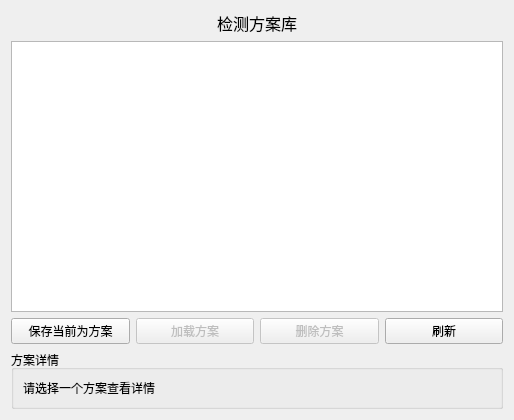
<?xml version="1.0" encoding="UTF-8"?>
<ui version="4.0">
 <class>ProfileTabWidget</class>
 <widget class="QWidget" name="ProfileTabWidget">
  <property name="geometry">
   <rect>
    <x>0</x>
    <y>0</y>
    <width>514</width>
    <height>420</height>
   </rect>
  </property>
  <layout class="QVBoxLayout" name="verticalLayout">
   <item>
    <widget class="QLabel" name="label_title">
     <property name="text">
      <string>检测方案库</string>
     </property>
     <property name="font">
      <font>
       <pointsize>12</pointsize>
       <weight>700</weight>
      </font>
     </property>
     <property name="alignment">
      <set>Qt::AlignmentFlag::AlignCenter</set>
     </property>
    </widget>
   </item>
   <item>
    <widget class="QListWidget" name="listWidget_profiles">
     <property name="minimumSize">
      <size>
       <width>0</width>
       <height>160</height>
      </size>
     </property>
     <property name="selectionMode">
      <enum>QAbstractItemView::SelectionMode::SingleSelection</enum>
     </property>
    </widget>
   </item>
   <item>
    <layout class="QHBoxLayout" name="horizontalLayout_buttons">
     <item>
      <widget class="QPushButton" name="btn_saveProfile">
       <property name="text">
        <string>保存当前为方案</string>
       </property>
      </widget>
     </item>
     <item>
      <widget class="QPushButton" name="btn_loadProfile">
       <property name="text">
        <string>加载方案</string>
       </property>
       <property name="enabled">
        <bool>false</bool>
       </property>
      </widget>
     </item>
     <item>
      <widget class="QPushButton" name="btn_deleteProfile">
       <property name="text">
        <string>删除方案</string>
       </property>
       <property name="enabled">
        <bool>false</bool>
       </property>
      </widget>
     </item>
     <item>
      <widget class="QPushButton" name="btn_refreshProfiles">
       <property name="text">
        <string>刷新</string>
       </property>
      </widget>
     </item>
    </layout>
   </item>
   <item>
    <widget class="QGroupBox" name="groupBox_profileDetail">
     <property name="title">
      <string>方案详情</string>
     </property>
     <layout class="QVBoxLayout" name="verticalLayout_detail">
      <item>
       <widget class="QLabel" name="label_profileInfo">
        <property name="text">
         <string>请选择一个方案查看详情</string>
        </property>
        <property name="alignment">
         <set>Qt::AlignmentFlag::AlignLeading|Qt::AlignmentFlag::AlignLeft|Qt::AlignmentFlag::AlignTop</set>
        </property>
        <property name="wordWrap">
         <bool>true</bool>
        </property>
       </widget>
      </item>
     </layout>
    </widget>
   </item>
  </layout>
 </widget>
 <resources/>
 <connections/>
</ui>
